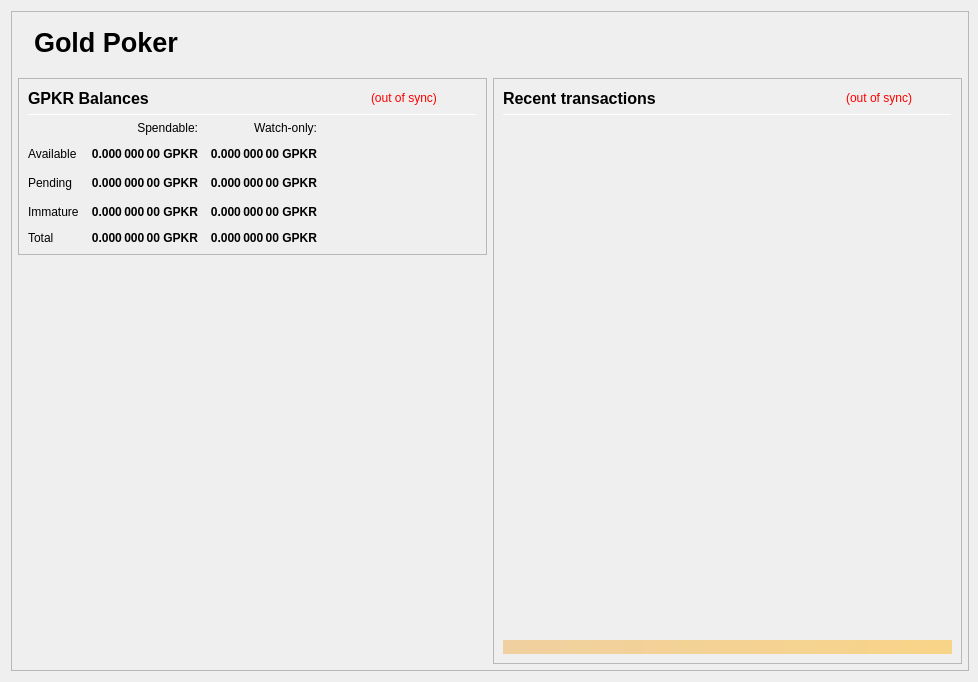
<?xml version="1.0" encoding="UTF-8"?>
<ui version="4.0">
 <class>OverviewPage</class>
 <widget class="QWidget" name="OverviewPage">
  <property name="geometry">
   <rect>
    <x>0</x>
    <y>0</y>
    <width>978</width>
    <height>682</height>
   </rect>
  </property>
  <property name="minimumSize">
   <size>
    <width>960</width>
    <height>682</height>
   </size>
  </property>
  <property name="font">
   <font>
    <weight>50</weight>
    <bold>false</bold>
   </font>
  </property>
  <property name="windowTitle">
   <string>Form</string>
  </property>
  <layout class="QVBoxLayout" name="topLayout" stretch="0">
   <property name="rightMargin">
    <number>9</number>
   </property>
   <item>
    <widget class="QFrame" name="frame_BG">
     <property name="minimumSize">
      <size>
       <width>850</width>
       <height>610</height>
      </size>
     </property>
     <property name="maximumSize">
      <size>
       <width>16777215</width>
       <height>16777215</height>
      </size>
     </property>
     <property name="frameShape">
      <enum>QFrame::StyledPanel</enum>
     </property>
     <property name="frameShadow">
      <enum>QFrame::Raised</enum>
     </property>
     <layout class="QVBoxLayout" name="verticalLayout_3" stretch="0">
      <property name="leftMargin">
       <number>0</number>
      </property>
      <property name="topMargin">
       <number>0</number>
      </property>
      <property name="rightMargin">
       <number>0</number>
      </property>
      <property name="bottomMargin">
       <number>6</number>
      </property>
      <item>
       <layout class="QVBoxLayout" name="verticalLayout_Master" stretch="0,1">
        <property name="leftMargin">
         <number>0</number>
        </property>
        <property name="topMargin">
         <number>0</number>
        </property>
        <property name="rightMargin">
         <number>0</number>
        </property>
        <property name="bottomMargin">
         <number>0</number>
        </property>
        <item>
         <widget class="QFrame" name="frame_Header">
          <layout class="QVBoxLayout" name="verticalLayout_Header" stretch="0">
           <property name="leftMargin">
            <number>0</number>
           </property>
           <property name="topMargin">
            <number>0</number>
           </property>
           <property name="rightMargin">
            <number>0</number>
           </property>
           <property name="bottomMargin">
            <number>0</number>
           </property>
           <item>
            <layout class="QHBoxLayout" name="horizontalLayout_Header" stretch="1,0">
             <property name="spacing">
              <number>6</number>
             </property>
             <item>
              <spacer name="horizontalSpacer_Header">
               <property name="orientation">
                <enum>Qt::Horizontal</enum>
               </property>
               <property name="sizeHint" stdset="0">
                <size>
                 <width>40</width>
                 <height>20</height>
                </size>
               </property>
              </spacer>
             </item>
			 <item>
           <widget class="QLabel" name="labelOverviewHeaderLeft">
            <property name="minimumSize">
             <size>
              <width>464</width>
              <height>60</height>
             </size>
            </property>
            <property name="maximumSize">
             <size>
              <width>16777215</width>
              <height>60</height>
             </size>
            </property>
            <property name="font">
             <font>
              <pointsize>20</pointsize>
              <weight>75</weight>
              <bold>true</bold>
             </font>
            </property>
            <property name="text">
             <string>Gold Poker</string>
            </property>
            <property name="alignment">
             <set>Qt::AlignLeading|Qt::AlignLeft|Qt::AlignVCenter</set>
            </property>
           </widget>
          </item>
             <item>
              <widget class="QLabel" name="labelOverviewHeaderRight">
               <property name="minimumSize">
                <size>
                 <width>464</width>
                 <height>60</height>
                </size>
               </property>
               <property name="maximumSize">
                <size>
                 <width>16777215</width>
                 <height>60</height>
                </size>
               </property>
				<property name="font">
				 <font>
				  <pointsize>20</pointsize>
				  <weight>75</weight>
				  <bold>true</bold>
				 </font>
				</property>
				<property name="text">
				 <string></string>
				</property>
               <property name="alignment">
                <set>Qt::AlignRight|Qt::AlignTrailing|Qt::AlignVCenter</set>
               </property>
              </widget>
             </item>
            </layout>
           </item>
          </layout>
         </widget>
        </item>
        <item>
         <widget class="QFrame" name="frame_Content">
          <layout class="QVBoxLayout" name="verticalLayout_Content">
           <property name="leftMargin">
            <number>6</number>
           </property>
           <property name="topMargin">
            <number>0</number>
           </property>
           <property name="rightMargin">
            <number>6</number>
           </property>
           <property name="bottomMargin">
            <number>0</number>
           </property>
           <item>
            <layout class="QHBoxLayout" name="horizontalLayout_Content" stretch="1,1">
             <property name="spacing">
              <number>6</number>
             </property>
             <item>
              <layout class="QVBoxLayout" name="verticalLayout_left" stretch="0,0">
               <item>
                <widget class="QFrame" name="frameBalances">
                 <property name="frameShape">
                  <enum>QFrame::StyledPanel</enum>
                 </property>
                 <property name="frameShadow">
                  <enum>QFrame::Raised</enum>
                 </property>
                 <layout class="QVBoxLayout" name="verticalLayout_4">
                  <item>
                   <layout class="QHBoxLayout" name="hlBalancesHeader" stretch="2,0,0">
                    <property name="spacing">
                     <number>6</number>
                    </property>
                    <item>
                     <widget class="QLabel" name="labelBalances">
                      <property name="minimumSize">
                       <size>
                        <width>0</width>
                        <height>0</height>
                       </size>
                      </property>
                      <property name="font">
                       <font>
                        <pointsize>12</pointsize>
                        <weight>75</weight>
                        <bold>true</bold>
                       </font>
                      </property>
                      <property name="text">
                       <string>GPKR Balances</string>
                      </property>
                     </widget>
                    </item>
                    <item>
                     <widget class="QLabel" name="labelWalletStatus">
                      <property name="cursor">
                       <cursorShape>WhatsThisCursor</cursorShape>
                      </property>
                      <property name="toolTip">
                       <string>The displayed information may be out of date. Your wallet automatically synchronizes with the Gpkr network after a connection is established, but this process has not completed yet.</string>
                      </property>
                      <property name="styleSheet">
                       <string notr="true">QLabel { color: red; }</string>
                      </property>
                      <property name="text">
                       <string notr="true">(out of sync)</string>
                      </property>
                      <property name="alignment">
                       <set>Qt::AlignLeading|Qt::AlignLeft|Qt::AlignVCenter</set>
                      </property>
                     </widget>
                    </item>
                    <item>
                     <spacer name="hsBalancesHeader">
                      <property name="orientation">
                       <enum>Qt::Horizontal</enum>
                      </property>
                      <property name="sizeHint" stdset="0">
                       <size>
                        <width>40</width>
                        <height>20</height>
                       </size>
                      </property>
                     </spacer>
                    </item>
                   </layout>
                  </item>
                  <item>
                   <widget class="Line" name="lineBalances">
                    <property name="minimumSize">
                     <size>
                      <width>0</width>
                      <height>1</height>
                     </size>
                    </property>
                    <property name="maximumSize">
                     <size>
                      <width>16777215</width>
                      <height>1</height>
                     </size>
                    </property>
                    <property name="orientation">
                     <enum>Qt::Horizontal</enum>
                    </property>
                   </widget>
                  </item>
                  <item>
                   <layout class="QGridLayout" name="gridLayout">
                    <property name="spacing">
                     <number>12</number>
                    </property>
                    <item row="2" column="2">
                     <widget class="QLabel" name="labelWatchPending">
                      <property name="font">
                       <font>
                        <weight>75</weight>
                        <bold>true</bold>
                       </font>
                      </property>
                      <property name="cursor">
                       <cursorShape>ArrowCursor</cursorShape>
                      </property>
                      <property name="toolTip">
                       <string>Unconfirmed transactions to watch-only addresses</string>
                      </property>
                      <property name="text">
                       <string notr="true">0.000 000 00 GPKR</string>
                      </property>
                      <property name="alignment">
                       <set>Qt::AlignRight|Qt::AlignTrailing|Qt::AlignVCenter</set>
                      </property>
                      <property name="textInteractionFlags">
                       <set>Qt::NoTextInteraction</set>
                      </property>
                     </widget>
                    </item>
                    <item row="2" column="1">
                     <widget class="QLabel" name="labelUnconfirmed">
                      <property name="font">
                       <font>
                        <weight>75</weight>
                        <bold>true</bold>
                       </font>
                      </property>
                      <property name="cursor">
                       <cursorShape>ArrowCursor</cursorShape>
                      </property>
                      <property name="toolTip">
                       <string>Total of transactions that have yet to be confirmed, and do not yet count toward the spendable balance</string>
                      </property>
                      <property name="text">
                       <string notr="true">0.000 000 00 GPKR</string>
                      </property>
                      <property name="alignment">
                       <set>Qt::AlignRight|Qt::AlignTrailing|Qt::AlignVCenter</set>
                      </property>
                      <property name="textInteractionFlags">
                       <set>Qt::NoTextInteraction</set>
                      </property>
                     </widget>
                    </item>
                    <item row="3" column="2">
                     <widget class="QLabel" name="labelWatchImmature">
                      <property name="font">
                       <font>
                        <weight>75</weight>
                        <bold>true</bold>
                       </font>
                      </property>
                      <property name="cursor">
                       <cursorShape>ArrowCursor</cursorShape>
                      </property>
                      <property name="toolTip">
                       <string>Staked or masternode rewards in watch-only addresses that has not yet matured</string>
                      </property>
                      <property name="text">
                       <string notr="true">0.000 000 00 GPKR</string>
                      </property>
                      <property name="alignment">
                       <set>Qt::AlignRight|Qt::AlignTrailing|Qt::AlignVCenter</set>
                      </property>
                      <property name="textInteractionFlags">
                       <set>Qt::NoTextInteraction</set>
                      </property>
                     </widget>
                    </item>
                    <item row="4" column="0">
                     <widget class="QLabel" name="labelTotalText">
                      <property name="text">
                       <string>Total</string>
                      </property>
                      <property name="textInteractionFlags">
                       <set>Qt::NoTextInteraction</set>
                      </property>
                     </widget>
                    </item>
                    <item row="3" column="1">
                     <widget class="QLabel" name="labelImmature">
                      <property name="font">
                       <font>
                        <weight>75</weight>
                        <bold>true</bold>
                       </font>
                      </property>
                      <property name="cursor">
                       <cursorShape>ArrowCursor</cursorShape>
                      </property>
                      <property name="toolTip">
                       <string>Staked or masternode rewards that has not yet matured</string>
                      </property>
                      <property name="text">
                       <string notr="true">0.000 000 00 GPKR</string>
                      </property>
                      <property name="alignment">
                       <set>Qt::AlignRight|Qt::AlignTrailing|Qt::AlignVCenter</set>
                      </property>
                      <property name="textInteractionFlags">
                       <set>Qt::NoTextInteraction</set>
                      </property>
                     </widget>
                    </item>
                    <item row="2" column="3">
                     <spacer name="hsBalances">
                      <property name="orientation">
                       <enum>Qt::Horizontal</enum>
                      </property>
                      <property name="sizeHint" stdset="0">
                       <size>
                        <width>40</width>
                        <height>20</height>
                       </size>
                      </property>
                     </spacer>
                    </item>
                    <item row="3" column="0">
                     <widget class="QLabel" name="labelImmatureText">
                      <property name="text">
                       <string>Immature</string>
                      </property>
                      <property name="textInteractionFlags">
                       <set>Qt::NoTextInteraction</set>
                      </property>
                     </widget>
                    </item>
                    <item row="4" column="1">
                     <widget class="QLabel" name="labelTotal">
                      <property name="font">
                       <font>
                        <weight>75</weight>
                        <bold>true</bold>
                       </font>
                      </property>
                      <property name="cursor">
                       <cursorShape>ArrowCursor</cursorShape>
                      </property>
                      <property name="toolTip">
                       <string>Your current total balance</string>
                      </property>
                      <property name="text">
                       <string notr="true">0.000 000 00 GPKR</string>
                      </property>
                      <property name="alignment">
                       <set>Qt::AlignRight|Qt::AlignTrailing|Qt::AlignVCenter</set>
                      </property>
                      <property name="textInteractionFlags">
                       <set>Qt::NoTextInteraction</set>
                      </property>
                     </widget>
                    </item>
                    <item row="4" column="2">
                     <widget class="QLabel" name="labelWatchTotal">
                      <property name="font">
                       <font>
                        <weight>75</weight>
                        <bold>true</bold>
                       </font>
                      </property>
                      <property name="cursor">
                       <cursorShape>ArrowCursor</cursorShape>
                      </property>
                      <property name="toolTip">
                       <string>Current total balance in watch-only addresses</string>
                      </property>
                      <property name="text">
                       <string notr="true">0.000 000 00 GPKR</string>
                      </property>
                      <property name="alignment">
                       <set>Qt::AlignRight|Qt::AlignTrailing|Qt::AlignVCenter</set>
                      </property>
                      <property name="textInteractionFlags">
                       <set>Qt::NoTextInteraction</set>
                      </property>
                     </widget>
                    </item>
                    <item row="0" column="2">
                     <widget class="QLabel" name="labelWatchonly">
                      <property name="text">
                       <string>Watch-only:</string>
                      </property>
                      <property name="alignment">
                       <set>Qt::AlignRight|Qt::AlignTrailing|Qt::AlignVCenter</set>
                      </property>
                     </widget>
                    </item>
                    <item row="1" column="0">
                     <widget class="QLabel" name="labelBalanceText">
                      <property name="text">
                       <string>Available</string>
                      </property>
                      <property name="textInteractionFlags">
                       <set>Qt::NoTextInteraction</set>
                      </property>
                     </widget>
                    </item>
                    <item row="1" column="1">
                     <widget class="QLabel" name="labelBalance">
                      <property name="font">
                       <font>
                        <weight>75</weight>
                        <bold>true</bold>
                       </font>
                      </property>
                      <property name="cursor">
                       <cursorShape>ArrowCursor</cursorShape>
                      </property>
                      <property name="toolTip">
                       <string>Your current spendable balance</string>
                      </property>
                      <property name="text">
                       <string notr="true">0.000 000 00 GPKR</string>
                      </property>
                      <property name="alignment">
                       <set>Qt::AlignRight|Qt::AlignTrailing|Qt::AlignVCenter</set>
                      </property>
                      <property name="textInteractionFlags">
                       <set>Qt::NoTextInteraction</set>
                      </property>
                     </widget>
                    </item>
                    <item row="1" column="2">
                     <widget class="QLabel" name="labelWatchAvailable">
                      <property name="font">
                       <font>
                        <weight>75</weight>
                        <bold>true</bold>
                       </font>
                      </property>
                      <property name="cursor">
                       <cursorShape>ArrowCursor</cursorShape>
                      </property>
                      <property name="toolTip">
                       <string>Your current balance in watch-only addresses</string>
                      </property>
                      <property name="text">
                       <string notr="true">0.000 000 00 GPKR</string>
                      </property>
                      <property name="alignment">
                       <set>Qt::AlignRight|Qt::AlignTrailing|Qt::AlignVCenter</set>
                      </property>
                      <property name="textInteractionFlags">
                       <set>Qt::NoTextInteraction</set>
                      </property>
                     </widget>
                    </item>
                    <item row="2" column="0">
                     <widget class="QLabel" name="labelPendingText">
                      <property name="text">
                       <string>Pending</string>
                      </property>
                      <property name="textInteractionFlags">
                       <set>Qt::NoTextInteraction</set>
                      </property>
                     </widget>
                    </item>
                    <item row="0" column="1">
                     <widget class="QLabel" name="labelSpendable">
                      <property name="text">
                       <string>Spendable:</string>
                      </property>
                      <property name="alignment">
                       <set>Qt::AlignRight|Qt::AlignTrailing|Qt::AlignVCenter</set>
                      </property>
                     </widget>
                    </item>
                   </layout>
                  </item>
                 </layout>
                </widget>
               </item>
               <item>
                <spacer name="verticalSpacer">
                 <property name="orientation">
                  <enum>Qt::Vertical</enum>
                 </property>
                 <property name="sizeHint" stdset="0">
                  <size>
                   <width>20</width>
                   <height>40</height>
                  </size>
                 </property>
                </spacer>
               </item>
              </layout>
             </item>
             <item>
              <layout class="QVBoxLayout" name="verticalLayout_right" stretch="1">
               <item>
                <widget class="QFrame" name="frame_RecentTransactions">
                 <property name="minimumSize">
                  <size>
                   <width>0</width>
                   <height>0</height>
                  </size>
                 </property>
                 <property name="frameShape">
                  <enum>QFrame::StyledPanel</enum>
                 </property>
                 <property name="frameShadow">
                  <enum>QFrame::Raised</enum>
                 </property>
                 <layout class="QVBoxLayout" name="verticalLayout_1" stretch="0,0,0,0,0">
                  <item>
                   <layout class="QHBoxLayout" name="horizontalLayout_2" stretch="2,0,0">
                    <property name="spacing">
                     <number>3</number>
                    </property>
                    <item>
                     <widget class="QLabel" name="label_4">
                      <property name="minimumSize">
                       <size>
                        <width>0</width>
                        <height>20</height>
                       </size>
                      </property>
                      <property name="font">
                       <font>
                        <pointsize>12</pointsize>
                        <weight>75</weight>
                        <bold>true</bold>
                       </font>
                      </property>
                      <property name="text">
                       <string>Recent transactions</string>
                      </property>
                     </widget>
                    </item>
                    <item>
                     <widget class="QLabel" name="labelTransactionsStatus">
                      <property name="cursor">
                       <cursorShape>WhatsThisCursor</cursorShape>
                      </property>
                      <property name="toolTip">
                       <string>The displayed information may be out of date. Your wallet automatically synchronizes with the Gpkr network after a connection is established, but this process has not completed yet.</string>
                      </property>
                      <property name="styleSheet">
                       <string notr="true">QLabel { color: red; }</string>
                      </property>
                      <property name="text">
                       <string notr="true">(out of sync)</string>
                      </property>
                      <property name="alignment">
                       <set>Qt::AlignRight|Qt::AlignTrailing|Qt::AlignVCenter</set>
                      </property>
                     </widget>
                    </item>
                    <item>
                     <spacer name="horizontalSpacer">
                      <property name="orientation">
                       <enum>Qt::Horizontal</enum>
                      </property>
                      <property name="sizeHint" stdset="0">
                       <size>
                        <width>40</width>
                        <height>20</height>
                       </size>
                      </property>
                     </spacer>
                    </item>
                   </layout>
                  </item>
                  <item>
                   <widget class="Line" name="line">
                    <property name="minimumSize">
                     <size>
                      <width>0</width>
                      <height>1</height>
                     </size>
                    </property>
                    <property name="maximumSize">
                     <size>
                      <width>16777215</width>
                      <height>1</height>
                     </size>
                    </property>
                    <property name="orientation">
                     <enum>Qt::Horizontal</enum>
                    </property>
                   </widget>
                  </item>
                  <item>
                   <widget class="QListView" name="listTransactions">
                    <property name="minimumSize">
                     <size>
                      <width>0</width>
                      <height>0</height>
                     </size>
                    </property>
                    <property name="styleSheet">
                     <string notr="true">QListView { background: transparent; }</string>
                    </property>
                    <property name="frameShape">
                     <enum>QFrame::NoFrame</enum>
                    </property>
                    <property name="verticalScrollBarPolicy">
                     <enum>Qt::ScrollBarAlwaysOff</enum>
                    </property>
                    <property name="horizontalScrollBarPolicy">
                     <enum>Qt::ScrollBarAlwaysOff</enum>
                    </property>
                    <property name="selectionMode">
                     <enum>QAbstractItemView::NoSelection</enum>
                    </property>
                   </widget>
                  </item>
                  <item>
                   <spacer name="verticalSpacer_2">
                    <property name="orientation">
                     <enum>Qt::Vertical</enum>
                    </property>
                    <property name="sizeType">
                     <enum>QSizePolicy::Expanding</enum>
                    </property>
                    <property name="sizeHint" stdset="0">
                     <size>
                      <width>20</width>
                      <height>40</height>
                     </size>
                    </property>
                   </spacer>
                  </item>
                  <item>
                   <widget class="QLabel" name="labelAlerts">
                    <property name="maximumSize">
                     <size>
                      <width>16777215</width>
                      <height>16777215</height>
                     </size>
                    </property>
                    <property name="styleSheet">
                     <string notr="true">background-color: qlineargradient(x1: 0, y1: 0, x2: 1, y2: 0, stop:0 #F0D0A0, stop:1 #F8D488); color:#000000;</string>
                    </property>
                    <property name="text">
                     <string/>
                    </property>
                    <property name="wordWrap">
                     <bool>true</bool>
                    </property>
                    <property name="margin">
                     <number>3</number>
                    </property>
                   </widget>
                  </item>
                 </layout>
                </widget>
               </item>
              </layout>
             </item>
            </layout>
           </item>
          </layout>
         </widget>
        </item>
       </layout>
      </item>
     </layout>
    </widget>
   </item>
  </layout>
 </widget>
 <resources/>
 <connections/>
</ui>
